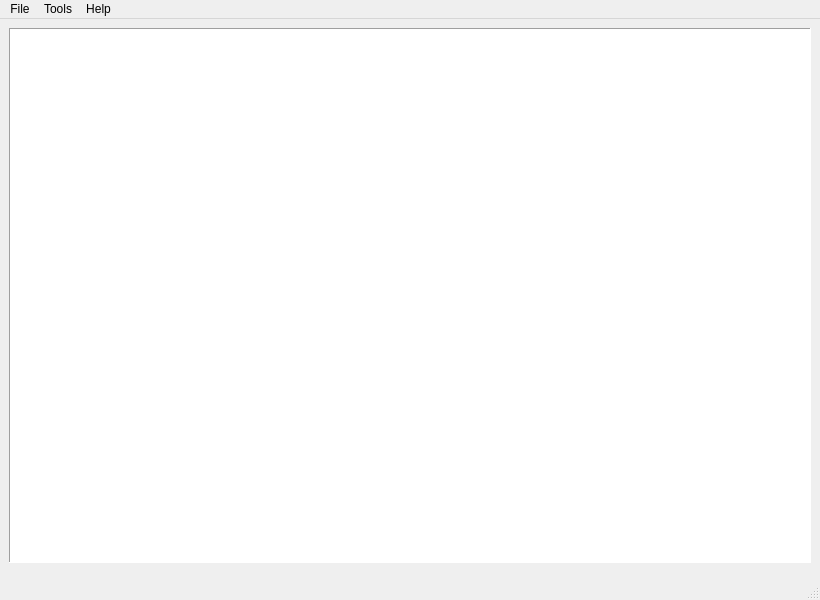
<?xml version="1.0" encoding="UTF-8"?>
<ui version="4.0">
 <class>mainWindow</class>
 <widget class="QMainWindow" name="mainWindow">
  <property name="geometry">
   <rect>
    <x>0</x>
    <y>0</y>
    <width>820</width>
    <height>600</height>
   </rect>
  </property>
  <property name="windowTitle">
   <string>Kadaif</string>
  </property>
  <widget class="QWidget" name="centralwidget">
   <property name="minimumSize">
    <size>
     <width>675</width>
     <height>250</height>
    </size>
   </property>
   <layout class="QVBoxLayout" name="verticalLayout_2">
    <item>
     <widget class="QSplitter" name="splitter">
      <property name="enabled">
       <bool>true</bool>
      </property>
      <property name="sizePolicy">
       <sizepolicy hsizetype="Expanding" vsizetype="Preferred">
        <horstretch>0</horstretch>
        <verstretch>0</verstretch>
       </sizepolicy>
      </property>
      <property name="minimumSize">
       <size>
        <width>480</width>
        <height>240</height>
       </size>
      </property>
      <property name="maximumSize">
       <size>
        <width>16777215</width>
        <height>16777215</height>
       </size>
      </property>
      <property name="baseSize">
       <size>
        <width>0</width>
        <height>0</height>
       </size>
      </property>
      <property name="orientation">
       <enum>Qt::Horizontal</enum>
      </property>
      <property name="opaqueResize">
       <bool>true</bool>
      </property>
      <property name="handleWidth">
       <number>4</number>
      </property>
      <property name="childrenCollapsible">
       <bool>false</bool>
      </property>
      <widget class="QWidget" name="layoutWidget">
       <layout class="QVBoxLayout" name="verticalLayout">
        <item>
         <widget class="QTreeView" name="fileListThing">
          <property name="sizePolicy">
           <sizepolicy hsizetype="Preferred" vsizetype="Expanding">
            <horstretch>0</horstretch>
            <verstretch>0</verstretch>
           </sizepolicy>
          </property>
          <property name="baseSize">
           <size>
            <width>50</width>
            <height>0</height>
           </size>
          </property>
          <property name="frameShape">
           <enum>QFrame::Panel</enum>
          </property>
          <property name="editTriggers">
           <set>QAbstractItemView::DoubleClicked|QAbstractItemView::EditKeyPressed</set>
          </property>
          <property name="alternatingRowColors">
           <bool>true</bool>
          </property>
          <property name="selectionBehavior">
           <enum>QAbstractItemView::SelectItems</enum>
          </property>
          <property name="textElideMode">
           <enum>Qt::ElideLeft</enum>
          </property>
          <property name="autoExpandDelay">
           <number>300</number>
          </property>
          <property name="animated">
           <bool>true</bool>
          </property>
          <attribute name="headerVisible">
           <bool>false</bool>
          </attribute>
         </widget>
        </item>
        <item>
         <layout class="QGridLayout" name="belowButtLayout">
          <item row="0" column="0" alignment="Qt::AlignVCenter">
           <widget class="QWidget" name="extraButt" native="true"/>
          </item>
         </layout>
        </item>
       </layout>
      </widget>
     </widget>
    </item>
   </layout>
  </widget>
  <widget class="QMenuBar" name="menubar">
   <property name="geometry">
    <rect>
     <x>0</x>
     <y>0</y>
     <width>820</width>
     <height>22</height>
    </rect>
   </property>
   <widget class="QMenu" name="menuKadaif">
    <property name="title">
     <string>File</string>
    </property>
    <widget class="QMenu" name="menu_New">
     <property name="title">
      <string>&amp;New...</string>
     </property>
     <addaction name="actionLocalisation_file"/>
    </widget>
    <addaction name="openFolder"/>
    <addaction name="menu_New"/>
   </widget>
   <widget class="QMenu" name="menuHelp">
    <property name="title">
     <string>Help</string>
    </property>
    <addaction name="actionAbout"/>
   </widget>
   <widget class="QMenu" name="menuTools">
    <property name="title">
     <string>Tools</string>
    </property>
    <addaction name="actionLocalization_editor"/>
   </widget>
   <addaction name="menuKadaif"/>
   <addaction name="menuTools"/>
   <addaction name="menuHelp"/>
  </widget>
  <widget class="QStatusBar" name="statusbar"/>
  <action name="actionAbout">
   <property name="text">
    <string>About</string>
   </property>
  </action>
  <action name="openFolder">
   <property name="text">
    <string>&amp;Open...</string>
   </property>
  </action>
  <action name="actionLocalization_editor">
   <property name="text">
    <string>Localization editor</string>
   </property>
  </action>
  <action name="action_New">
   <property name="text">
    <string>&amp;New...</string>
   </property>
   <property name="shortcutContext">
    <enum>Qt::WidgetWithChildrenShortcut</enum>
   </property>
  </action>
  <action name="actionLocalisation_file">
   <property name="text">
    <string>Localisation file</string>
   </property>
  </action>
 </widget>
 <resources/>
 <connections/>
</ui>
